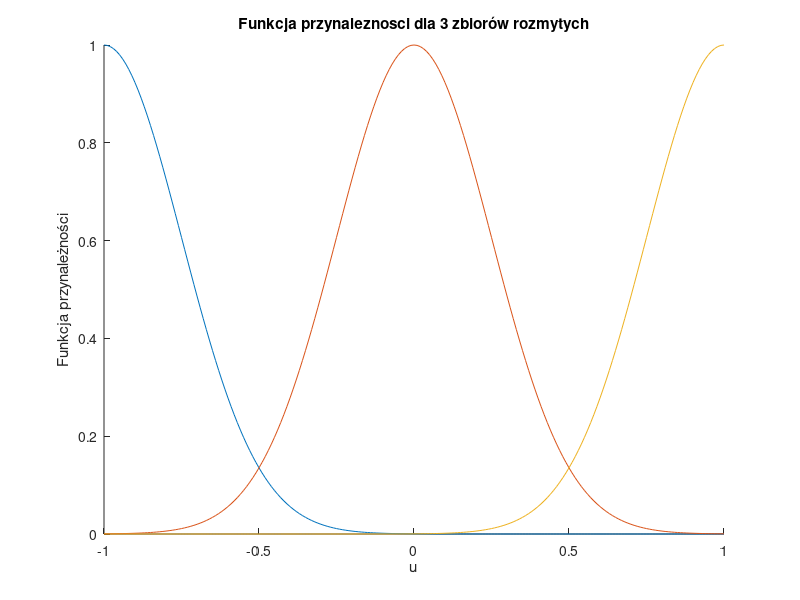

Recreate this plot in MATLAB.
clear all
clc

%Parametry programu
il = 3; %ilość regulatorów
draw = true;
sa = false;

%Zmienne zadaniowe
u_min = -1;
u_max = 1;
u = (u_min:0.01:u_max)';


d = (u_max-u_min)/(il-1); %szerokości funkcji przynależnośći
spread = d/4;

%Wybranie punktu pracy
ur0 = ones(1,il);
ur0(1) = u_min;
    for i = 2:il-1
        ur0(i) = ur0(i-1) + d;
    end
ur0(il) = ur0(il-1) + d;

if draw
    figure
    hold on
    %Plotter funkcji przynaleznosci
    for i = 1:il
        if i == 1
            plot(u,gaussmf(u,[spread, ur0(1)]));
        elseif i == il
            plot(u,gaussmf(u,[spread, ur0(i)]));
        else
            plot(u,gaussmf(u,[spread, ur0(i)]));        
        end
    end
    xlabel("u"); ylabel("Funkcja przynależności");
    title(sprintf("Funkcja przynaleznosci dla %i zbiorów rozmytych",il))
    if sa
        print(sprintf('funkcja_przynelznosci_%i.png',il_fun),'-dpng','-r400')
    end
end

